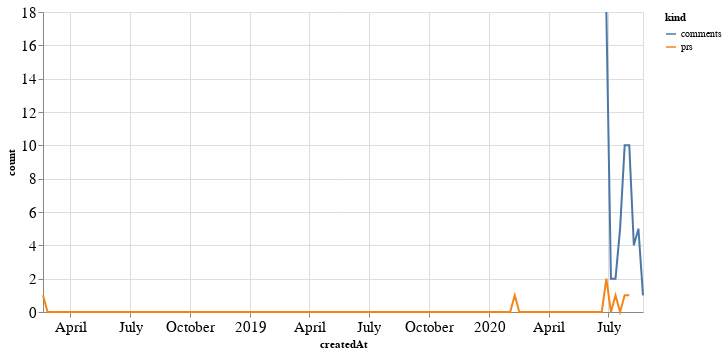

The notebook cell this image was saved under:
### Code cell
alt.Chart(total_time, width=600).mark_line().encode(
    x='createdAt',
    y='count',
    color='kind'
)

### Figure 1 — Vega-Lite specification as saved in the notebook (floating-point values rounded to 4 significant figures; data arrays with more than 128 entries replaced by an {"elided": "..."} marker saying what was removed)
{"config": {"axisLeft": {"labelFontSize": 15}, "axisBottom": {"labelFontSize": 15}}, "data": {"name": "data-a9cdcf2bdf8dede705ae4e3a9ad493ab"}, "mark": "line", "encoding": {"color": {"type": "nominal", "field": "kind"}, "x": {"type": "temporal", "field": "createdAt"}, "y": {"type": "quantitative", "field": "count"}}, "width": 600, "$schema": "https://vega.github.io/schema/vega-lite/v4.8.1.json", "datasets": {"data-a9cdcf2bdf8dede705ae4e3a9ad493ab": {"elided": "264 records"}}}
